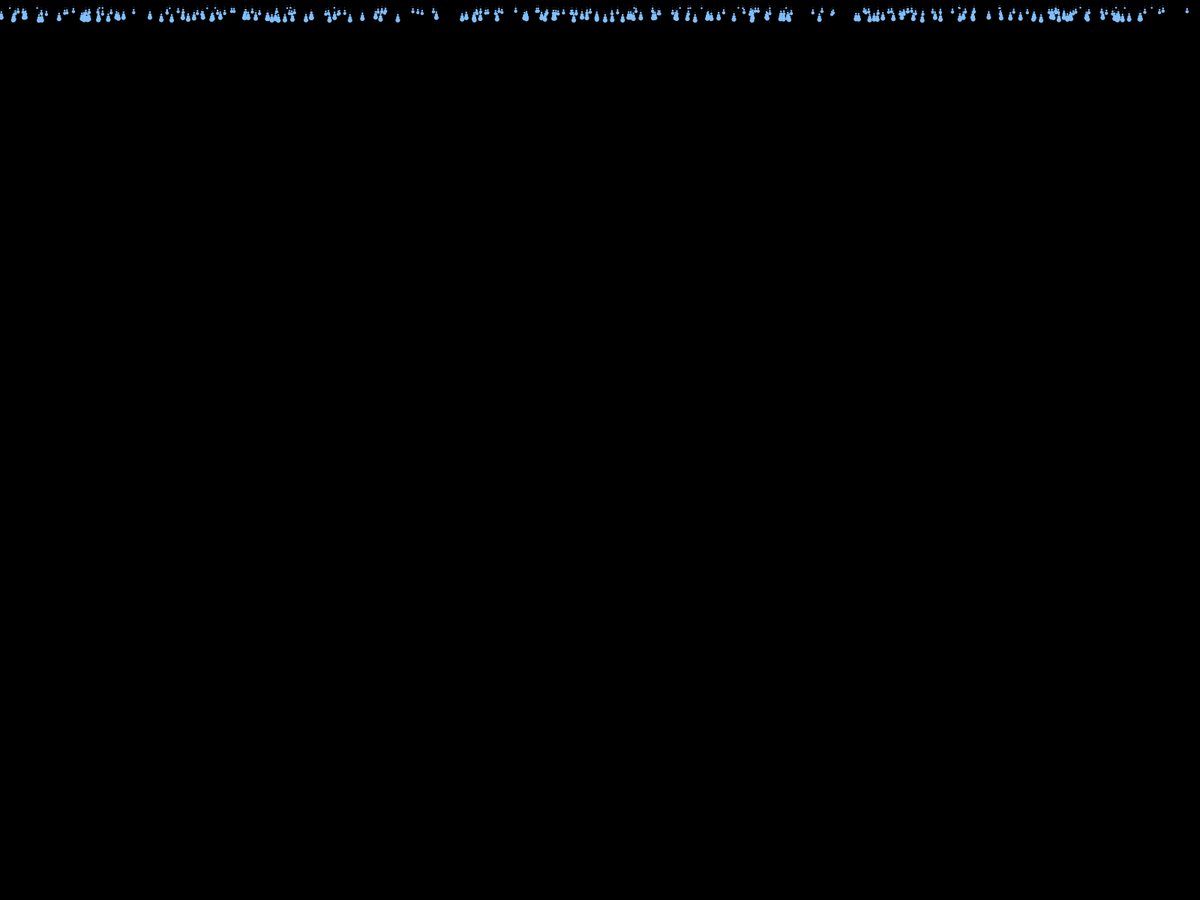
Frame 1 (no input)
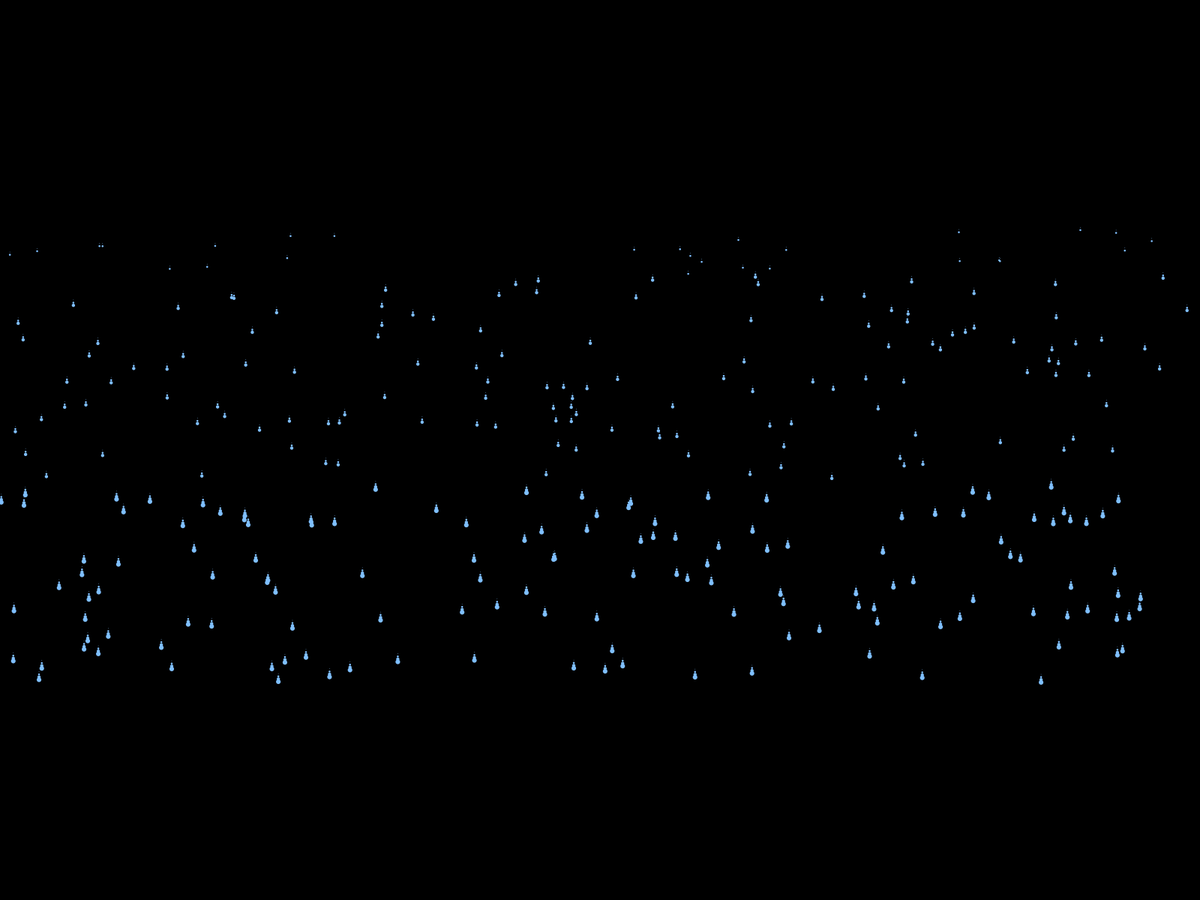
Frame 60 (the mouse pressed at the canvas centre just before this capture)
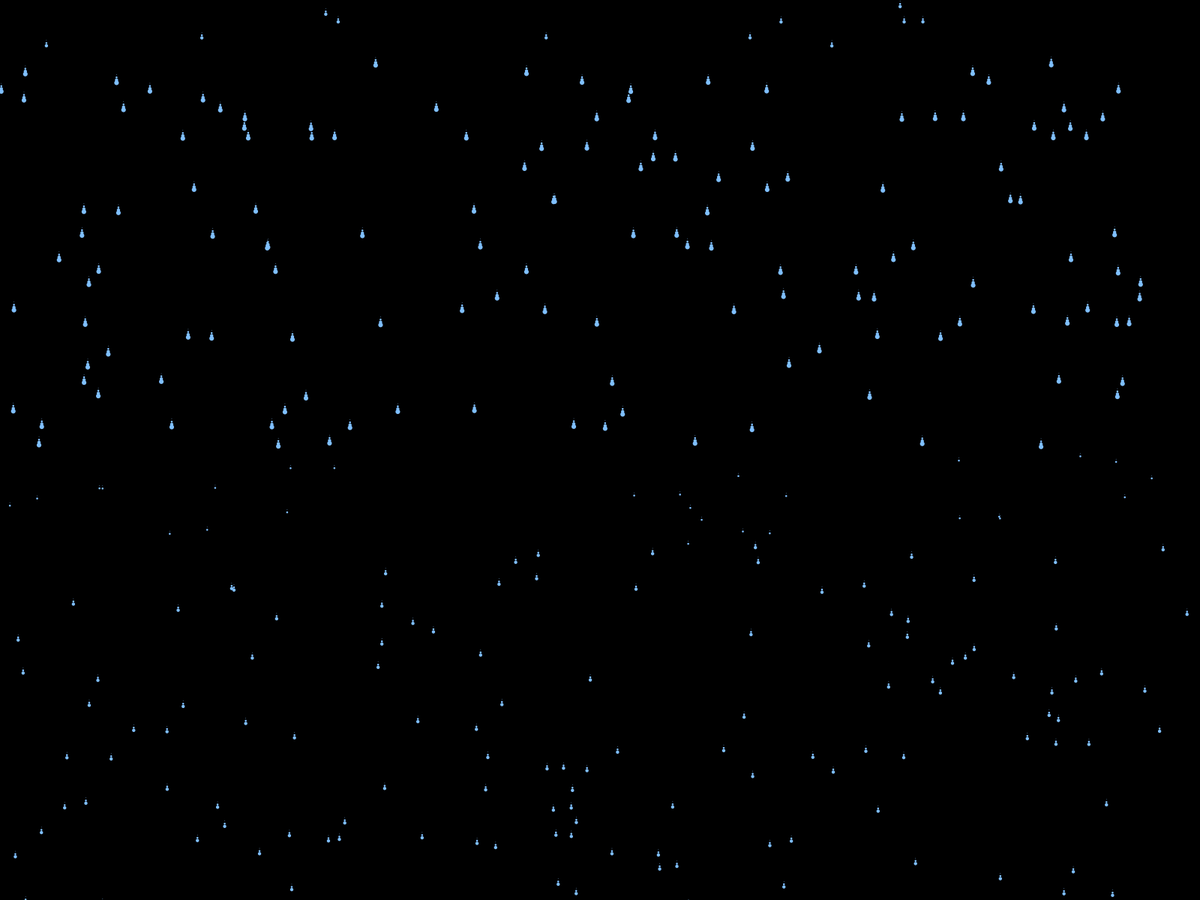
Frame 120 (the mouse held since frame 60 and released just before this capture)

The Processing sketch that drew these frames (run headless with seeded random() and noise(); from frame 60 on, the mouse is pressed at the canvas centre):

// Processing sketch: Rain
// ── Rain.pde
int i;
int dropCount = 300;
Drop[] d = new Drop[dropCount];
void setup(){
  fullScreen(); 
  background(0);
  colorMode(HSB, 360, 100, 100);
  noStroke();
  fill(210, 50, 100);
  for(i=0;i<dropCount;i++)
  {
    d[i] =new Drop();
  }
}
void draw(){
  background(0);
  for(i=0;i<dropCount;i++){
    d[i].update();
    d[i].display();
  }
}

// ── Drop.pde
class  Drop{
  float len, thick, x, y, speed, wind, windDirection;
  Drop(){
    len = random(5, 15);
    thick = map(len, 5, 15, 2, 4);
    speed = map(len, 10, 30, 10, 30); 
    x = random(0, width);
    y = random(0, -height);
    //wind = 0;
    //windDirection = 0.5;
  }
  void update(){
    y += speed;
    if(y>height){y = 0;} 
    /*if(noise(windDirection)>0.5)  
      x += noise(wind)*speed;
    else 
      x -= noise(wind)*speed;
    wind += 0.0001;
    windDirection += 0.002;
    if(x>width){x = 0;}
    if(x<0) { x = width; }*/
  }
  void display(){
    for (float i = 0.4; i < thick; i+=0.9 ) {
      ellipse(x,y + i*4,i*2,i*2);
    }
  }
}
